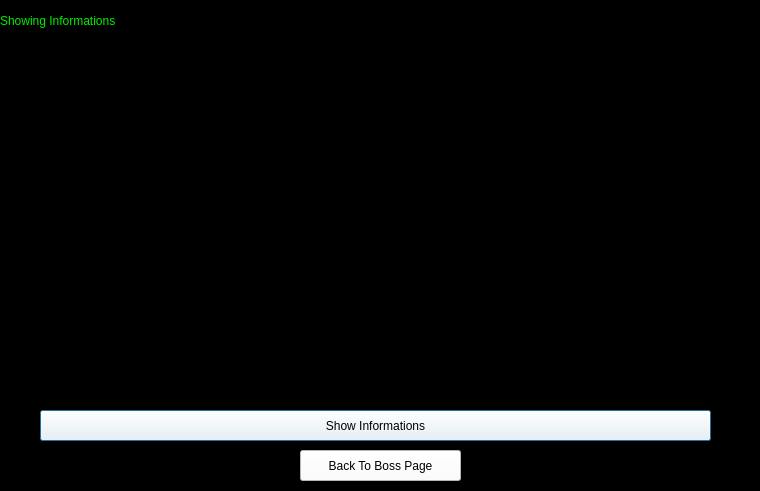
<?xml version="1.0" encoding="UTF-8"?>
<ui version="4.0">
 <class>temp_show</class>
 <widget class="QDialog" name="temp_show">
  <property name="geometry">
   <rect>
    <x>0</x>
    <y>0</y>
    <width>760</width>
    <height>491</height>
   </rect>
  </property>
  <property name="windowTitle">
   <string>Dialog</string>
  </property>
  <property name="styleSheet">
   <string notr="true">background-color: rgb(0, 0, 0);</string>
  </property>
  <widget class="QLabel" name="label_2">
   <property name="geometry">
    <rect>
     <x>0</x>
     <y>0</y>
     <width>171</width>
     <height>41</height>
    </rect>
   </property>
   <property name="styleSheet">
    <string notr="true">background-color: rgb(0, 0, 0);
color: rgb(0, 239, 0);
font: 16pt &quot;Pristina&quot;;</string>
   </property>
   <property name="text">
    <string>Showing Informations</string>
   </property>
  </widget>
  <widget class="QTextBrowser" name="textBrowser">
   <property name="geometry">
    <rect>
     <x>40</x>
     <y>50</y>
     <width>671</width>
     <height>361</height>
    </rect>
   </property>
   <property name="styleSheet">
    <string notr="true">font: 15pt &quot;Pristina&quot;;
background-color: rgb(0, 0, 0);
color: rgb(85, 255, 0);</string>
   </property>
  </widget>
  <widget class="QPushButton" name="pushButton">
   <property name="geometry">
    <rect>
     <x>40</x>
     <y>410</y>
     <width>671</width>
     <height>31</height>
    </rect>
   </property>
   <property name="styleSheet">
    <string notr="true">font: 14pt &quot;Pristina&quot;;
color: rgb(0, 0, 0);
background-color: rgb(255, 255, 255);</string>
   </property>
   <property name="text">
    <string>Show Informations</string>
   </property>
  </widget>
  <widget class="QPushButton" name="pushButton_4">
   <property name="geometry">
    <rect>
     <x>300</x>
     <y>450</y>
     <width>161</width>
     <height>31</height>
    </rect>
   </property>
   <property name="styleSheet">
    <string notr="true">background-color: rgb(255, 255, 255);
font: 14pt &quot;Pristina&quot;;
color: rgb(0, 0, 0);</string>
   </property>
   <property name="text">
    <string>Back To Boss Page</string>
   </property>
  </widget>
 </widget>
 <resources/>
 <connections/>
</ui>
